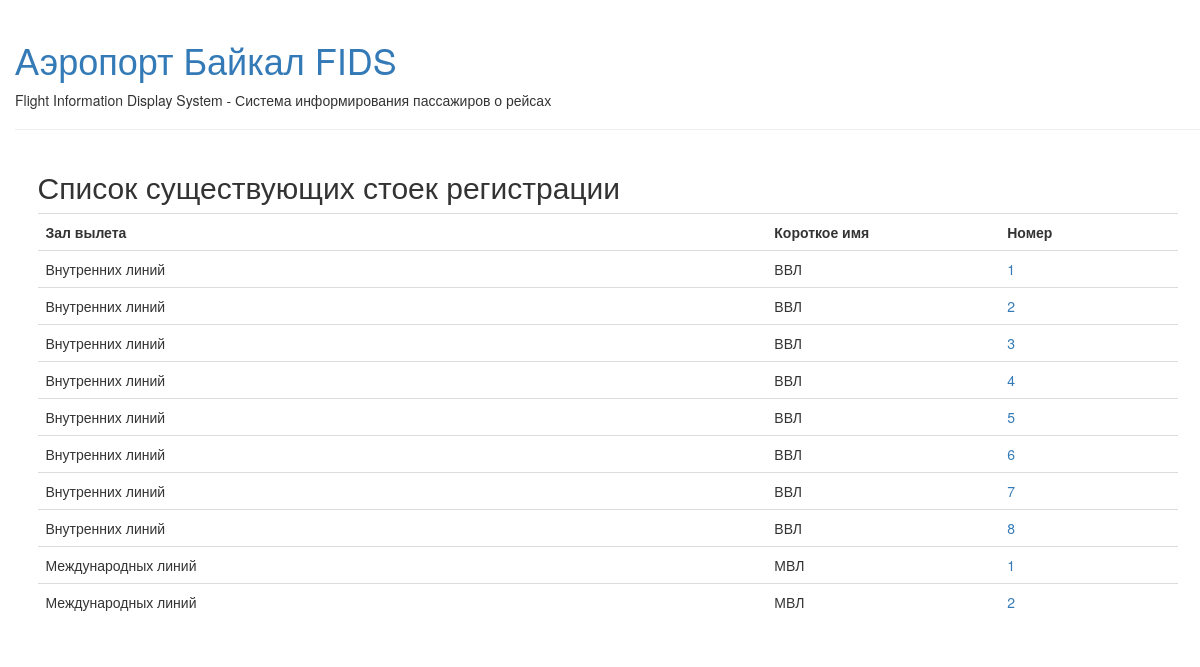
/fids/checkin/, run on an earlier commit of the app's database.
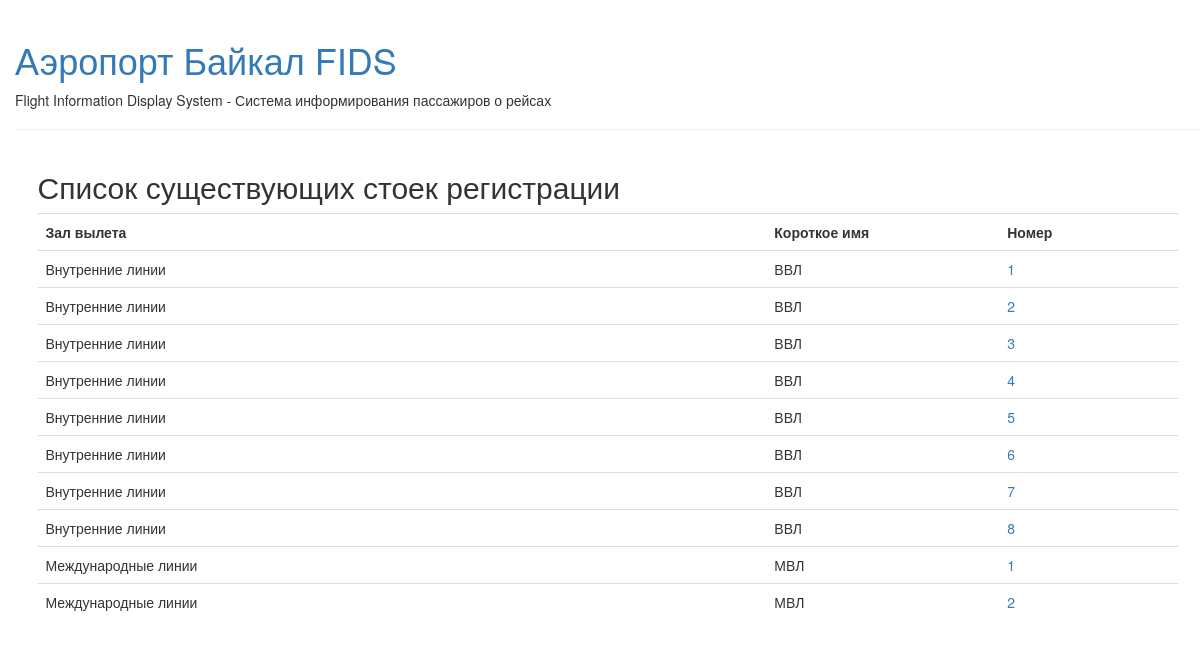
And on a later commit of the database.
### flightinfosystem/models.py (models this page shows, shortened)
class Checkin(models.Model):
    num = models.CharField("Номер стойки", max_length=2)
    fullname = models.CharField("Полное имя стойки", max_length=21)
    shortname = models.CharField("Короткое имя стойки", max_length=5)
    checkinfly = models.ForeignKey('Flight', verbose_name='Рейс', blank=True, null=True, on_delete=models.SET_NULL)
    classcheckin = models.CharField("Класс обслуживания", max_length=15, blank=True, null=True)
    deltastartcheckin = models.IntegerField("Начало регистрации", default=7200)
    deltastopcheckin = models.IntegerField("Конец регистрации", default=2400)

### flightinfosystem/views.py (the view)
def checkin_list(request):
    checkins = Checkin.objects.all()
    return render(request, 'flightinfosystem/checkin_list.html', {'checkins': checkins})

### flightinfosystem/templates/flightinfosystem/checkin_list.html
{% extends 'flightinfosystem/base.html' %}
{% block content %}
    <div>
        <h2>Список существующих стоек регистрации</h2>
    </div>
    <div>
        <table class="table">
            <tr>
                <th width="250">Зал вылета</th>
                <th width="50">Короткое имя</th>
                <th width="30">Номер</th>
            </tr>
        {% for checkin in checkins %}
            <tr>
                <td>{{ checkin.fullname }}</td>
                <td>{{ checkin.shortname }}</td>
                <td><a href="{% url 'fids:checkin' checkin.id %}">{{ checkin.num }}</a></td>
            </tr>
        {% endfor %}
        </table>
    </div>
{% endblock content %}

What changed in the data, as far as the page shows it:
changed Checkin (number 1 of 10 on the later page): fullname "Внутренних линий" → "Внутренние линии"
changed Checkin (number 2 of 10 on the later page): fullname "Внутренних линий" → "Внутренние линии"
changed Checkin (number 3 of 10 on the later page): fullname "Внутренних линий" → "Внутренние линии"
changed Checkin (number 4 of 10 on the later page): fullname "Внутренних линий" → "Внутренние линии"
changed Checkin (number 5 of 10 on the later page): fullname "Внутренних линий" → "Внутренние линии"
changed Checkin (number 6 of 10 on the later page): fullname "Внутренних линий" → "Внутренние линии"
changed Checkin (number 7 of 10 on the later page): fullname "Внутренних линий" → "Внутренние линии"
changed Checkin (number 8 of 10 on the later page): fullname "Внутренних линий" → "Внутренние линии"
changed Checkin (number 9 of 10 on the later page): fullname "Международных линий" → "Международные линии"
changed Checkin (number 10 of 10 on the later page): fullname "Международных линий" → "Международные линии"
